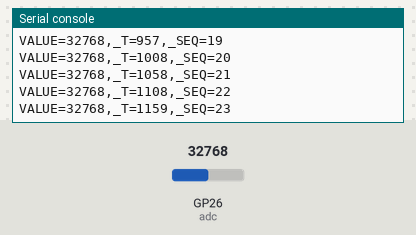
Bench run of a program on a simulated Raspberry Pi Pico running MicroPython. Parts: the last lines printed to the serial console. The test bench sets the inputs (shaded band); at power-on: GP26 (adc) = 32768 (analog values on the 0–65535 scale).

Above: at 1.2 s.
1.3 s: GP26 (adc) set to 45874
At 1.33 s:
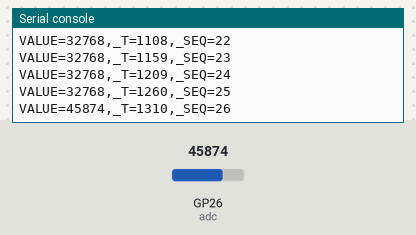
2.8 s: GP26 (adc) set to 57670
At 2.84 s:
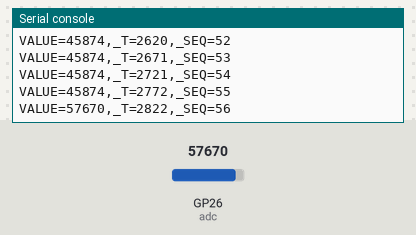
Timing chart, 0 to 5.8 s (numbered marks = the images above; inputs shaded):
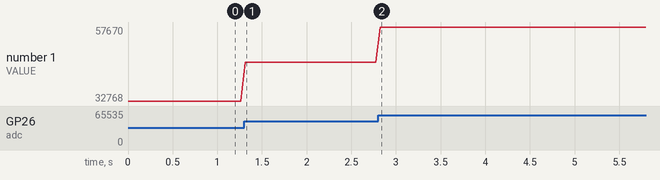

The program:

main.py
```python
# MTDI 5.0 firmware template for MicroPython (ESP32, Pico boards, ...).
# Prints one protocol line per sample over USB serial: VALUE=512,_T=1234,_SEQ=7
import time
from machine import ADC, Pin

adc = ADC(Pin(26))          # Pico GP26 / ADC0; on ESP32 use ADC(Pin(34))
seq = 0
while True:
    value = adc.read_u16()  # replace with your sensor read
    print("VALUE={},_T={},_SEQ={}".format(value, time.ticks_ms(), seq))
    seq += 1
    time.sleep_ms(50)       # 20 lines/s
```

Measured:
- after the input at 1.3 s, the serial console: prints a new line at once (image 1)
- plotted number 1: 32768 → 45874 after the input at 1.3 s
